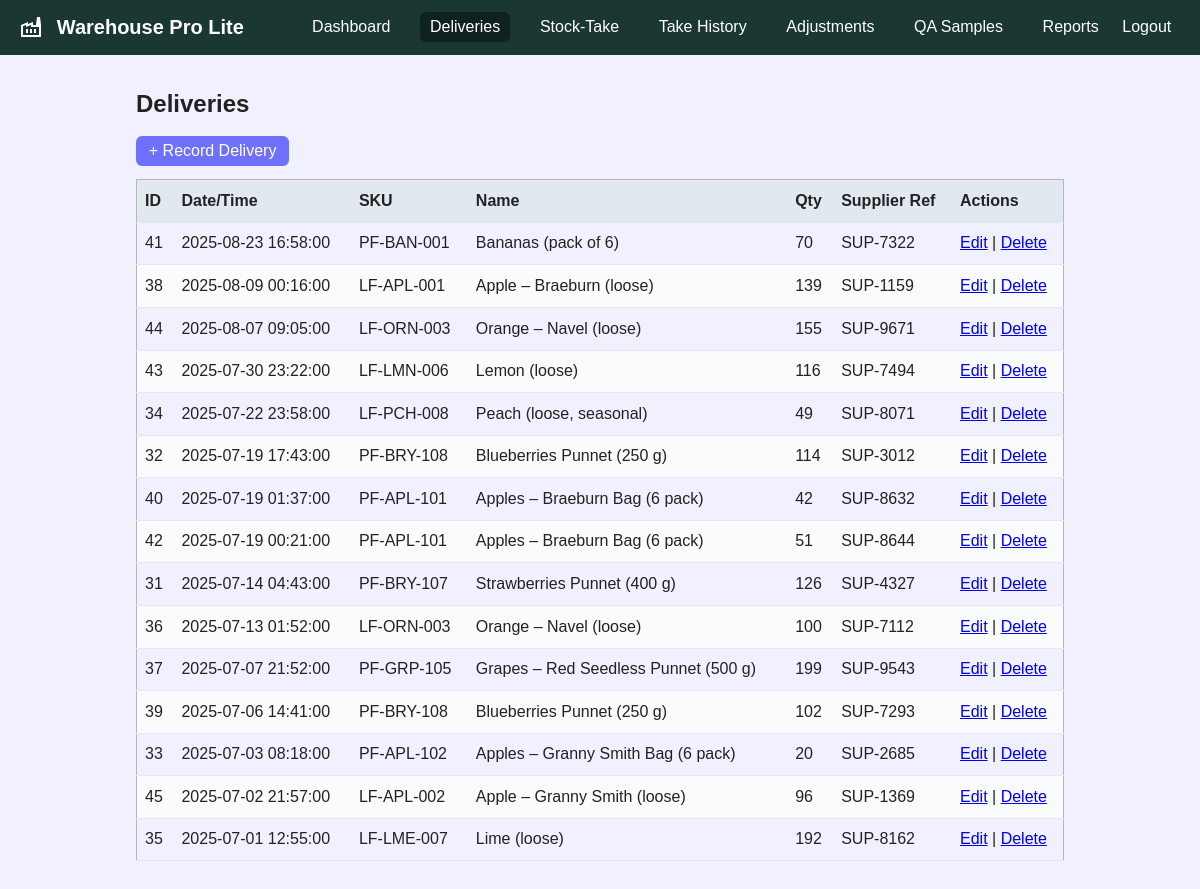
The app's page /WarehouseProLite/deliveries.php with its own data.
### tables this page shows
CREATE TABLE `deliveries` (
  `id` int(11) NOT NULL AUTO_INCREMENT,
  `product_id` int(11) DEFAULT NULL,
  `qty` int(11) NOT NULL,
  `received_at` datetime NOT NULL,
  `supplier_ref` varchar(100) DEFAULT NULL,
  `note` text DEFAULT NULL,
  PRIMARY KEY (`id`),
  KEY `product_id` (`product_id`),
  CONSTRAINT `deliveries_ibfk_1` FOREIGN KEY (`product_id`) REFERENCES `products` (`id`)
);

CREATE TABLE `products` (
  `id` int(11) NOT NULL AUTO_INCREMENT,
  `sku` varchar(30) NOT NULL,
  `name` varchar(100) NOT NULL,
  `category_id` int(11) DEFAULT NULL,
  `price` decimal(10,2) NOT NULL,
  `stock` int(11) NOT NULL DEFAULT 0,
  `is_active` TINYINT(1) NOT NULL DEFAULT 1,
  `country` VARCHAR(50) NOT NULL,
  `class` VARCHAR(10) NOT NULL,
  `pack_uom` VARCHAR(10) NOT NULL,
  `default_pack_weight` DECIMAL(7,3) DEFAULT NULL,
  `best_before_days` INT(4) NOT NULL,
  `lot_prefix` VARCHAR(10) NOT NULL,
  PRIMARY KEY (`id`),
  KEY `category_id` (`category_id`),
  CONSTRAINT `products_ibfk_1` FOREIGN KEY (`category_id`) REFERENCES `categories` (`id`)
);

### WarehouseProLite/deliveries.php (the view, shortened to what this page needs)
<?php
include 'includes/db.php';
include 'includes/header.php';
$res = mysqli_query($conn, "SELECT d.id,
           d.received_at,
           d.qty,
           d.supplier_ref,
           p.sku,
           p.name
    FROM deliveries d
    JOIN products   p ON p.id = d.product_id
    ORDER BY d.received_at DESC
");
?>
<h2>Deliveries</h2>
<p><a href="delivery_add.php" class="btn">+ Record Delivery</a></p>
<table>
  <thead>
    <tr>
      <th>ID</th><th>Date/Time</th><th>SKU</th><th>Name</th>
      <th>Qty</th><th>Supplier Ref</th><th>Actions</th>
    </tr>
  </thead>
  <tbody>
  <?php if (mysqli_num_rows($res) === 0): ?>
      <tr><td colspan="7">No deliveries recorded.</td></tr>
  <?php else: while ($r = mysqli_fetch_assoc($res)): ?>
      <tr>
        <td><?php echo $r['id']; ?></td>
        <td><?php echo $r['received_at']; ?></td>
        <td><?php echo $r['sku']; ?></td>
        <td><?php echo htmlspecialchars($r['name']); ?></td>
        <td><?php echo $r['qty']; ?></td>
        <td><?php echo htmlspecialchars($r['supplier_ref']); ?></td>
        <td>
          <a href="delivery_edit.php?id=<?php echo $r['id']; ?>">Edit</a> |
          <a href="delivery_delete.php?id=<?php echo $r['id']; ?>"
             onclick="return confirm('Delete this delivery?');">Delete</a>
        </td>
      </tr>
  <?php endwhile; endif; ?>
  </tbody>
</table>
<?php include 'includes/footer.php'; ?>

### css/style.css (style rules this page uses)
:root { --primary: #1a3734; --primary-dark: #102220; --secondary: #7070ff; --background: #f0f0ff; --card: #ffffff; --border: #b9b5b5; --btn-secondary: #325730; --gray: #e2e8f0; --text: #222; --text-light: #fff; --radius: 6px; }
* { box-sizing: border-box; }
body { margin: 0; font-family: Cabin, Arial, Helvetica, sans-serif; background: var(--background); color: var(--text); line-height: 1.4; }
table { width: 100%; border-collapse: collapse; margin-bottom: 1.5rem; border: 1px solid var(--border) }
th, td { padding: .6rem .5rem; border-bottom: 1px solid var(--gray); text-align: left; }
th { background: var(--gray); font-weight: 600; }
tr:nth-child(even) { background: #f9fbfc; }
.btn { background: var(--secondary); color: var(--text-light); padding: .4rem .8rem; border-radius: var(--radius); text-decoration: none; }

### records on screen
deliveries: id "41", received_at "2025-08-23 16:58:00", product.sku "PF-BAN-001", product.name "Bananas (pack of 6)", qty "70", supplier_ref "SUP-7322"
deliveries: id "38", received_at "2025-08-09 00:16:00", product.sku "LF-APL-001", product.name "Apple – Braeburn (loose)", qty "139", supplier_ref "SUP-1159"
deliveries: id "44", received_at "2025-08-07 09:05:00", product.sku "LF-ORN-003", product.name "Orange – Navel (loose)", qty "155", supplier_ref "SUP-9671"
deliveries: id "43", received_at "2025-07-30 23:22:00", product.sku "LF-LMN-006", product.name "Lemon (loose)", qty "116", supplier_ref "SUP-7494"
deliveries: id "34", received_at "2025-07-22 23:58:00", product.sku "LF-PCH-008", product.name "Peach (loose, seasonal)", qty "49", supplier_ref "SUP-8071"
deliveries: id "32", received_at "2025-07-19 17:43:00", product.sku "PF-BRY-108", product.name "Blueberries Punnet (250 g)", qty "114", supplier_ref "SUP-3012"
deliveries: id "40", received_at "2025-07-19 01:37:00", product.sku "PF-APL-101", product.name "Apples – Braeburn Bag (6 pack)", qty "42", supplier_ref "SUP-8632"
deliveries: id "42", received_at "2025-07-19 00:21:00", product.sku "PF-APL-101", product.name "Apples – Braeburn Bag (6 pack)", qty "51", supplier_ref "SUP-8644"
deliveries: id "31", received_at "2025-07-14 04:43:00", product.sku "PF-BRY-107", product.name "Strawberries Punnet (400 g)", qty "126", supplier_ref "SUP-4327"
deliveries: id "36", received_at "2025-07-13 01:52:00", product.sku "LF-ORN-003", product.name "Orange – Navel (loose)", qty "100", supplier_ref "SUP-7112"
deliveries: id "37", received_at "2025-07-07 21:52:00", product.sku "PF-GRP-105", product.name "Grapes – Red Seedless Punnet (500 g)", qty "199", supplier_ref "SUP-9543"
deliveries: id "39", received_at "2025-07-06 14:41:00", product.sku "PF-BRY-108", product.name "Blueberries Punnet (250 g)", qty "102", supplier_ref "SUP-7293"
deliveries: id "33", received_at "2025-07-03 08:18:00", product.sku "PF-APL-102", product.name "Apples – Granny Smith Bag (6 pack)", qty "20", supplier_ref "SUP-2685"
deliveries: id "45", received_at "2025-07-02 21:57:00", product.sku "LF-APL-002", product.name "Apple – Granny Smith (loose)", qty "96", supplier_ref "SUP-1369"
deliveries: id "35", received_at "2025-07-01 12:55:00", product.sku "LF-LME-007", product.name "Lime (loose)", qty "192", supplier_ref "SUP-8162"
